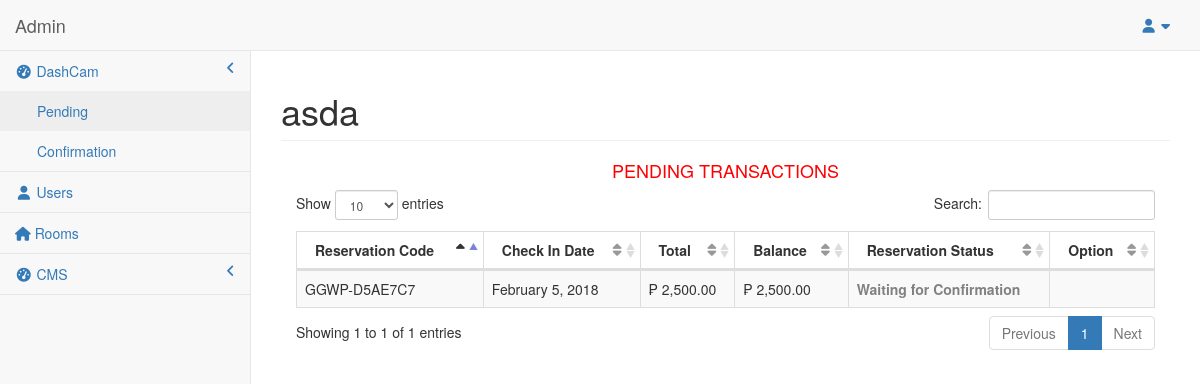
Page /admin/pages/index.php on the committed database.
### tables this page shows
CREATE TABLE `reservation` (
  `reserveid` int(11) NOT NULL,
  `reservationcode` varchar(250) NOT NULL,
  `user_id` int(11) NOT NULL,
  `total` decimal(10,0) NOT NULL,
  `balance` decimal(10,0) NOT NULL,
  `dp` decimal(10,0) NOT NULL,
  `paymentstatus` int(11) NOT NULL,
  `checkin` date NOT NULL,
  `checkout` date NOT NULL,
  `reservationdate` date NOT NULL
);

### admin/pages/index.php (the view, shortened to what this page needs)
<?php
function displayadTitle() {
echo "asda";
}
function displayadContent() {
	require '../../db/connection.php';
	$date_now = date("Y-m-d");
	$get = "SELECT * from reservation where reservationdate <= '$date_now'  ORDER BY reserveid DESC" ;
	$result = mysqli_query ($conn, $get);
	if (mysqli_num_rows ($result) > 0 ){
		echo "
			<center> <strong> <font color='red'> <h4> PENDING TRANSACTIONS <br> </h4></strong></font> </center>
			<div style='overflow-x:auto;' class = 'col-sm-12'>
			<table width='100%' class='table table-striped table-bordered table-hover ' id='dataTables-example'>
				<thead >
				<tr>
				<th > Reservation Code </th>
				<th > Check In Date </th>
				<th > Total </th>
				<th > Balance </th>
				<th > Reservation Status </th>
				<th>  Option </th>
				</tr>
			</thead>
			<tbody id='tbodypending'>";
			while ($row = mysqli_fetch_array ($result)){
			$rcode = $row['reservationcode'];
			$checkin = $row['checkin'];
			$total = $row['total'];
			$balance = $row['balance'];
			$status = $row['paymentstatus'];
			if($status == 5){
			$status = "Waiting for Confirmation";
			}
			echo "<tr >";
			echo "<td >" . $rcode . "</td>";
			echo "<td >" . date("F j, Y", strtotime($checkin)) . "</td>";
			echo "<td >₱ " . number_format($total,2) . "</td>";
			echo "<td >₱ " . number_format($balance,2) . "</td>";
			if($status == 'Cancelled'){
			echo'	<td ><strong><font color="red">Cancelled</font></strong></td>';
			}
			else if($status == 'Pending'){
			echo'<td ><strong><font color="orange">Pending</font></strong></td>';
			}
			else if($status == 'Waiting for Confirmation'){
			echo'<td  ><strong><font color="gray">Waiting for Confirmation</font></strong></td>';
			}
			echo '<td >';
		echo "</tr>";
		}
echo "</tbody>";
echo "</table>";
}else{
	echo "nodata";
}
echo '</div>';
}
require 'templatead.php';
?>

### rows in the picture
reservation: reservationcode "GGWP-D5AE7C7", checkin "February 5, 2018", total "2,500.00", balance "2,500.00", paymentstatus "Waiting for Confirmation"
